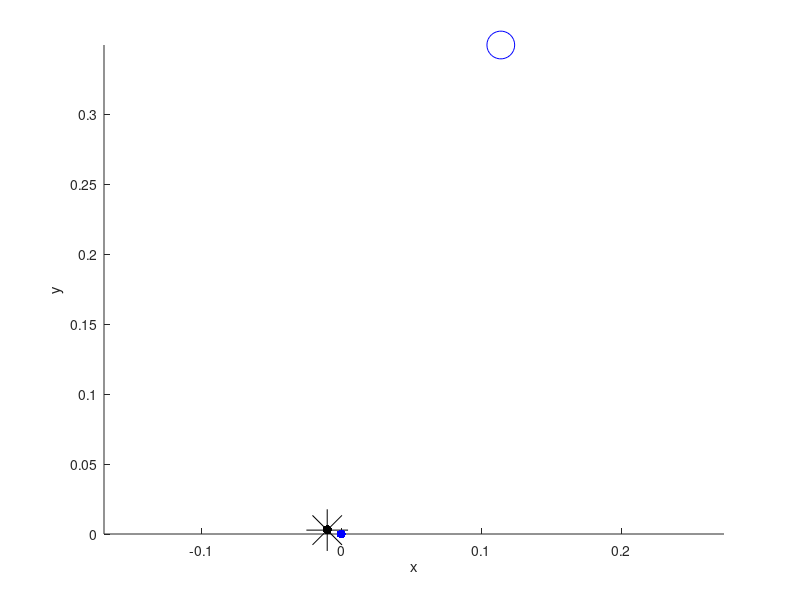

The MATLAB source for this figure: (Note: this script raises an error after producing the figure.)




% TODO: set the first camera position as the origin
% Next, calculate the vectors to the subject,
% Then calculate the camera matrices.
% Move everything  back



clc
clear all
close all

sOrig = [0.7 -0.3 (0.76+0.0125)];
s = sOrig; % Only works if subject is at origin
q1 = [0.585996 -0.649353 0.771502];
q2 = [0.57607 -0.646297 0.771473];

origin = q1;

s = s - q1
q2 = q2 - q1
q1 = q1 - q1


vqInitial = s - q1;
vqInitial = vqInitial/norm(vqInitial)
vq = s - q2;
vq = vq/norm(vq)

% Now rotate from q1(origin) to q2

v = cross(vqInitial, vq)
ssc = [0 -v(3) v(2); v(3) 0 -v(1); -v(2) v(1) 0];
R = eye(3) + ssc + ssc^2*(1-dot(vqInitial,vq))/(norm(v))^2;

r = q2*R;
r = r/norm(r);
r = r*norm(q2);
% r = r + sOrig;

figure(1)
xlabel('x');
ylabel('y');
zlabel('z');
hold on;
axis equal;
plot3(s(1), s(2), s(3), 'ob', 'MarkerSize', 20);
plot3(q1(1), q1(2), q1(3), '.b', 'MarkerSize', 20);
plot3(q2(1), q2(2), q2(3), '.k', 'MarkerSize', 20);
plot3(r(1), r(2), r(3), '*k', 'MarkerSize', 30);
hold off;

C = q1;
RC = R;

fprintf('\nFrom camera extrinsics function:\n');

[R,t] = cameraPoseToExtrinsics(RC,C)

fprintf('\nManually computed:\n');
tVal = -RC*C'

fprintf('\nDifferent manually...');
RCC = -RC * C';
cM = cat(2,R,RCC);
bR = [0 0 0 1];
cM = cat(1,cM,bR);
cM


